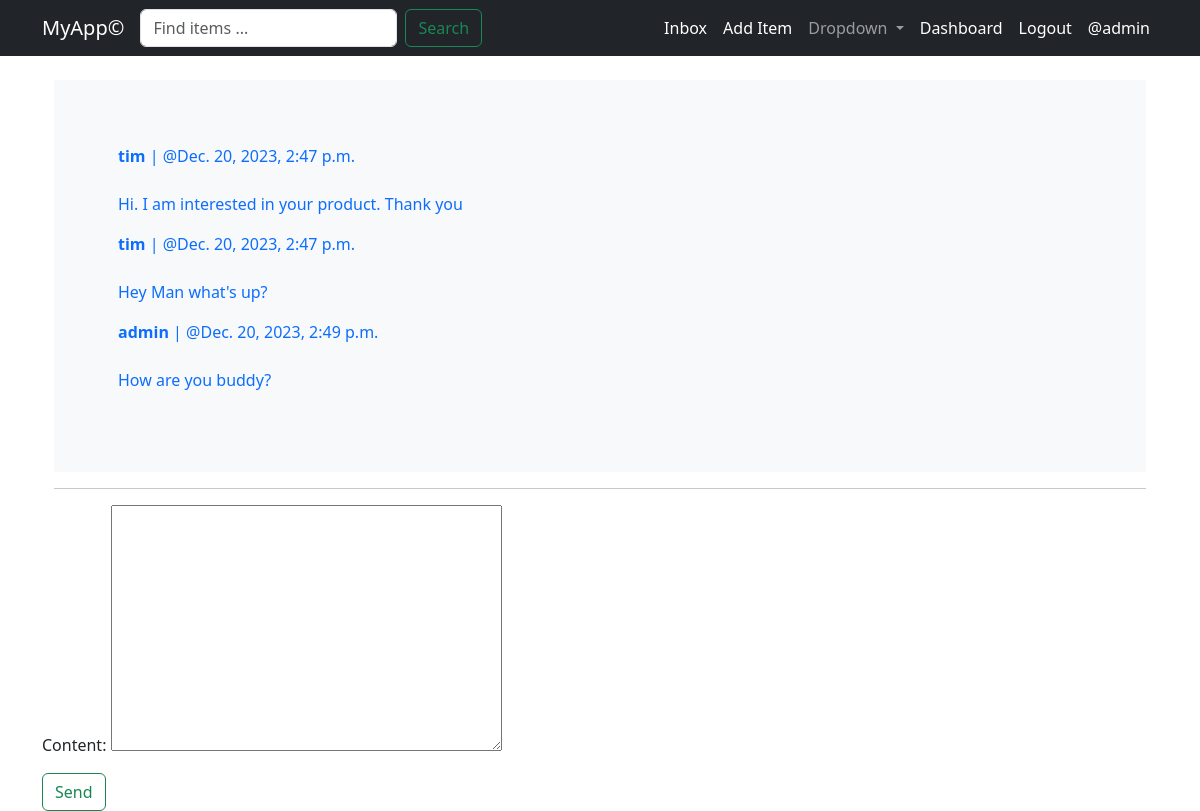
Screenshot of /conversation/5/ (signed in) with the database file from the repository.
### conversation/models.py (models this page shows)
class ConversationMessage(models.Model):
    conversation = models.ForeignKey(Conversation, related_name="messages", on_delete=models.CASCADE)
    content = models.TextField()
    created_at = models.DateTimeField(auto_now_add=True)
    created_by = models.ForeignKey(User, related_name="messages", on_delete=models.CASCADE)

### conversation/views.py (the view)
# urls.py: path("<int:pk>/", views.detail, name="detail"),
def detail(request, pk):
    conversation = Conversation.objects.filter(members__in=[request.user.id]).get(pk=pk)
    if request.method == "POST":
        form = ConversationMessageForm(request.POST)
        if form.is_valid():
            conversation_message = form.save(commit=False)
            conversation_message.conversation = conversation
            conversation_message.created_by = request.user
            conversation_message.save()
            conversation.save()
            return redirect("conversation:detail", pk=pk)
    else:
        form = ConversationMessageForm()
    return render(request, "conversation/detail.html", {
        "conversation": conversation,
        "form": form,
    })

### conversation/forms.py
class ConversationMessageForm(forms.ModelForm):
    class Meta:
        model = ConversationMessage
        fields = ["content"]
        widget = {
            "content": forms.Textarea(attrs={
                "class": "form-control"
            })
        }

### conversation/templates/conversation/detail.html (shortened to what this page needs)
{% extends "products/base.html" %}
{% block content %}
<div class="container mt-4">
    <div class="space-y-6">
        <a href="#" class="text-decoration-none">
            <div class="p-3 d-flex bg-light rounded-xl">
                <div class="p-5">
                    {% for message in conversation.messages.all %}
                            <p class="mb-4"><strong>{{ message.created_by.username }}</strong> | @{{ message.created_at }}</p>
                            <p>{{ message.content }}</p>
                    {% endfor %}
                </div>
            </div>
        </a>
        <hr>
    </div>
</div>
<form action="" method="POST">
    {{ form.as_p }}
    <button class="btn btn-outline-success">Send</button>
</form>
{% endblock content %}

### products/templates/products/base.html (shortened to what this page needs)
<!doctype html>
<html lang="en">
<head>
    <link href="https://cdn.jsdelivr.net/npm/bootstrap@5.3.2/dist/css/bootstrap.min.css" rel="stylesheet"
>
</head>
<body>
<nav class="navbar navbar-expand-lg bg-dark navbar-dark">
    <div class="container-fluid container">
        <a class="navbar-brand" href="/">MyApp©</a>
        <form action="{% url 'products:search' %}" method="get" class="d-flex" role="search">
            <input name="query" value="{{ query }}" class="form-control me-2" type="search" placeholder="Find items ..." aria-label="Search">
            <button class="btn btn-outline-success" type="submit">Search</button>
        </form>
        <div class="collapse navbar-collapse" id="navbarSupportedContent">
            <ul class="navbar-nav ms-auto mb-2 mb-lg-0">
                <li class="nav-item">
                    <a class="nav-link active" aria-current="page" href="{% url 'conversation:inbox' %}">Inbox</a>
                </li>
                <li class="nav-item">
                    <a class="nav-link active" href="{% url 'products:new_item' %}">Add Item</a>
                </li>
                <li class="nav-item dropdown">
                    <a class="nav-link dropdown-toggle" href="#" role="button" data-bs-toggle="dropdown"
                       aria-expanded="false">
                        Dropdown
                    </a>
                </li>
                {% if request.user.is_authenticated %}
                <li class="nav-item">
                    <a href="" class="nav-link active">Dashboard</a>
                </li>
                <li class="nav-item">
                    <a href="{% url 'products:logout' %}" class="nav-link active">Logout</a>
                </li>
                <li class="nav-item">
                    <a href="" class="nav-link active">@{{ user.username }}</a>
                </li>
                {% endif %}
            </ul>
        </div>
    </div>
</nav>
<div class="container">
    {% block content %}{% endblock content %}
</div>
</body>
</html>

### rows the page displays
ConversationMessage: created_by.username "tim", created_at "Dec. 20, 2023, 2:47 p.m.", content "Hi. I am interested in your product. Thank you"
ConversationMessage: created_by.username "tim", created_at "Dec. 20, 2023, 2:47 p.m.", content "Hey Man what's up?"
ConversationMessage: created_by.username "admin", created_at "Dec. 20, 2023, 2:49 p.m.", content "How are you buddy?"

### other values shown
{{ user.username }} "admin"
